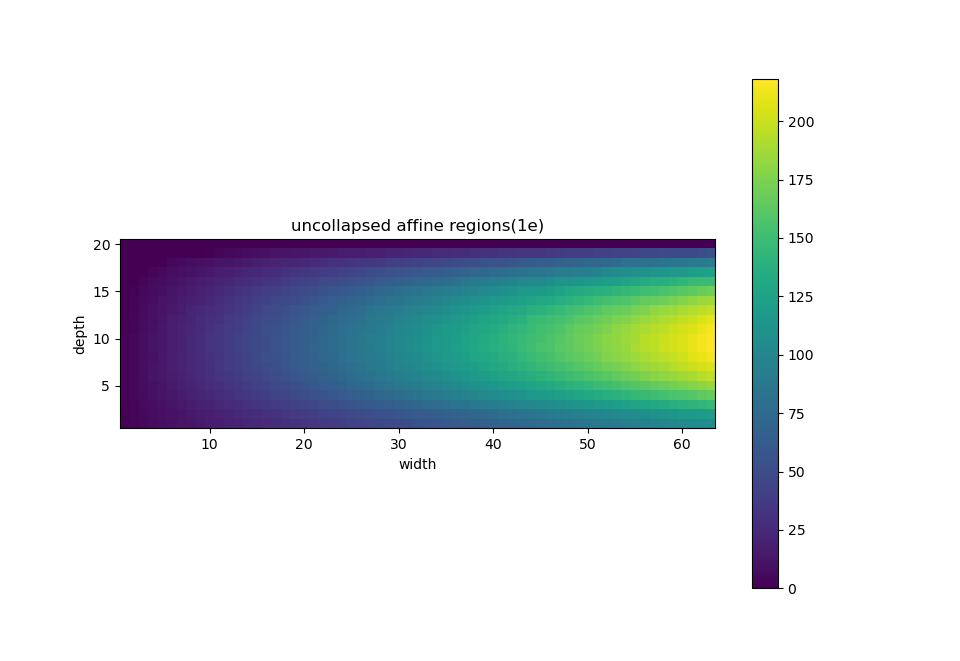

This chart was generated by the following Python code:
from ubc import ubc
from math import log10
from matplotlib import pyplot as plt 
import numpy as np

def solvefor(n ,m):
    l = 1
    r = m
    while r - l > 1e-6:
        mid = (l+r)/2
        if sum([mid**(2*i+1) for i in range(n)]) > m:
            r = mid
        else:
            l = mid
    return (l+r)/2

max_depth = 20
input_dim_range = range(1, 64)
img = np.empty((len(input_dim_range), max_depth))
solver = ubc(max_depth * max(input_dim_range))

for i in input_dim_range:
    for j in range(1, max_depth + 1):
        factor = solvefor(j, max_depth)
        ns = [round(i*factor**k) for k in range(j+1)]
        g = solver(ns)
        img[i - min(input_dim_range), j - 1] = log10(g[i])

plt.title("uncollapsed affine regions(1e)")
plt.xlabel("width")
plt.ylabel("depth")
plt.imshow(img.transpose(), origin="lower", extent=(min(input_dim_range) - 0.5,
                                                    max(input_dim_range) + 0.5,
                                                    0.5, max_depth + 0.5))
plt.colorbar()
plt.show()
